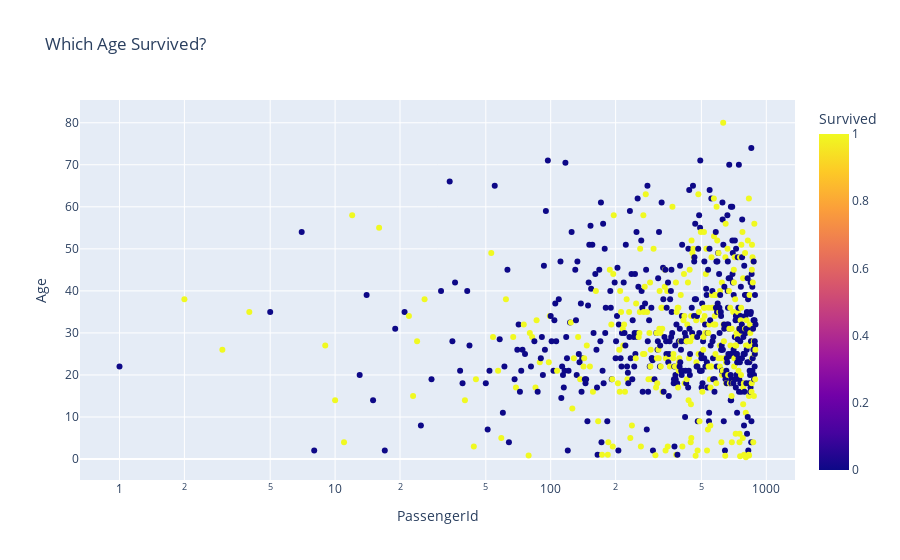

This figure's notebook cell:
### Code cell
for template in ["plotly"]:
    fig = px.scatter(train,
                     x="PassengerId", y="Age", color="Survived",
                     log_x=True, size_max=20,
                     template=template, title="Which Age Survived?")
    fig.show()

### Figure 1 — Plotly figure (JSON) as saved in the notebook; plotly's stock layout.template omitted (floating-point values rounded to 4 significant figures; data arrays with more than 128 entries replaced by an {"elided": "..."} marker saying what was removed)
{"data": [{"hovertemplate": "PassengerId=%{x}<br>Age=%{y}<br>Survived=%{marker.color}<extra></extra>", "legendgroup": "", "marker": {"color": {"elided": "891 int values"}, "coloraxis": "coloraxis", "symbol": "circle"}, "mode": "markers", "name": "", "orientation": "v", "showlegend": false, "type": "scatter", "x": {"elided": "891 int values"}, "xaxis": "x", "y": {"elided": "891 float values"}, "yaxis": "y"}], "layout": {"coloraxis": {"colorbar": {"title": {"text": "Survived"}}, "colorscale": [[0, "#0d0887"], [0.1111, "#46039f"], [0.2222, "#7201a8"], [0.3333, "#9c179e"], [0.4444, "#bd3786"], [0.5556, "#d8576b"], [0.6667, "#ed7953"], [0.7778, "#fb9f3a"], [0.8889, "#fdca26"], [1, "#f0f921"]]}, "legend": {"tracegroupgap": 0}, "title": {"text": "Which Age Survived?"}, "xaxis": {"anchor": "y", "domain": [0, 1], "title": {"text": "PassengerId"}, "type": "log"}, "yaxis": {"anchor": "x", "domain": [0, 1], "title": {"text": "Age"}}}}
